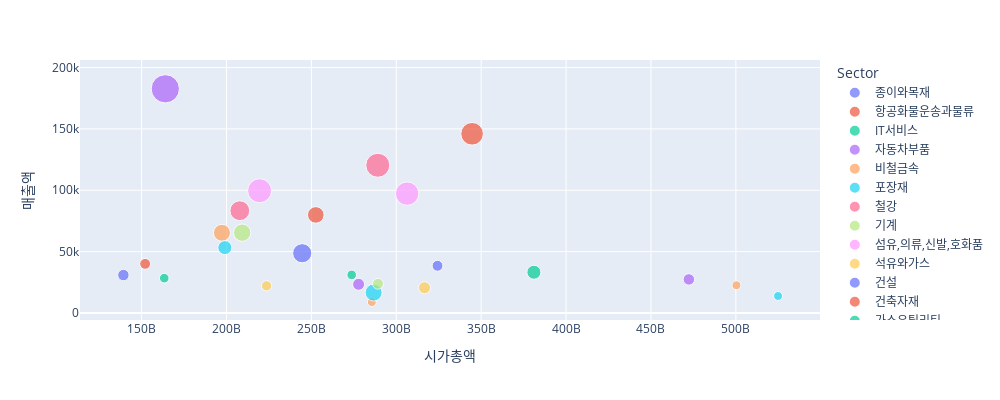

This figure's notebook cell:
### Code cell
fig = px.scatter(df_KOPSI, x='시가총액', y='매출액', hover_data=[df_KOPSI["Sector"]], color="Sector", size="count", width=1000, height=400)
fig.show()

### Figure 1 — Plotly figure (JSON) as saved in the notebook; plotly's stock layout.template omitted (floating-point values rounded to 4 significant figures)
{"data": [{"customdata": [["종이와목재"]], "hovertemplate": "Sector=%{customdata[0]}<br>시가총액=%{x}<br>매출액=%{y}<br>count=%{marker.size}<extra></extra>", "legendgroup": "종이와목재", "marker": {"color": "#636efa", "size": [10], "sizemode": "area", "sizeref": 0.1525, "symbol": "circle"}, "mode": "markers", "name": "종이와목재", "orientation": "v", "showlegend": true, "type": "scatter", "x": [139300000000.0], "xaxis": "x", "y": [30880], "yaxis": "y"}, {"customdata": [["항공화물운송과물류"]], "hovertemplate": "Sector=%{customdata[0]}<br>시가총액=%{x}<br>매출액=%{y}<br>count=%{marker.size}<extra></extra>", "legendgroup": "항공화물운송과물류", "marker": {"color": "#EF553B", "size": [9], "sizemode": "area", "sizeref": 0.1525, "symbol": "circle"}, "mode": "markers", "name": "항공화물운송과물류", "orientation": "v", "showlegend": true, "type": "scatter", "x": [152100000000.0], "xaxis": "x", "y": [40033], "yaxis": "y"}, {"customdata": [["IT서비스"]], "hovertemplate": "Sector=%{customdata[0]}<br>시가총액=%{x}<br>매출액=%{y}<br>count=%{marker.size}<extra></extra>", "legendgroup": "IT서비스", "marker": {"color": "#00cc96", "size": [7], "sizemode": "area", "sizeref": 0.1525, "symbol": "circle"}, "mode": "markers", "name": "IT서비스", "orientation": "v", "showlegend": true, "type": "scatter", "x": [163300000000.0], "xaxis": "x", "y": [28363], "yaxis": "y"}, {"customdata": [["자동차부품"]], "hovertemplate": "Sector=%{customdata[0]}<br>시가총액=%{x}<br>매출액=%{y}<br>count=%{marker.size}<extra></extra>", "legendgroup": "자동차부품", "marker": {"color": "#ab63fa", "size": [61], "sizemode": "area", "sizeref": 0.1525, "symbol": "circle"}, "mode": "markers", "name": "자동차부품", "orientation": "v", "showlegend": true, "type": "scatter", "x": [164000000000.0], "xaxis": "x", "y": [182689], "yaxis": "y"}, {"customdata": [["비철금속"]], "hovertemplate": "Sector=%{customdata[0]}<br>시가총액=%{x}<br>매출액=%{y}<br>count=%{marker.size}<extra></extra>", "legendgroup": "비철금속", "marker": {"color": "#FFA15A", "size": [22], "sizemode": "area", "sizeref": 0.1525, "symbol": "circle"}, "mode": "markers", "name": "비철금속", "orientation": "v", "showlegend": true, "type": "scatter", "x": [197300000000.0], "xaxis": "x", "y": [65337], "yaxis": "y"}, {"customdata": [["포장재"]], "hovertemplate": "Sector=%{customdata[0]}<br>시가총액=%{x}<br>매출액=%{y}<br>count=%{marker.size}<extra></extra>", "legendgroup": "포장재", "marker": {"color": "#19d3f3", "size": [15], "sizemode": "area", "sizeref": 0.1525, "symbol": "circle"}, "mode": "markers", "name": "포장재", "orientation": "v", "showlegend": true, "type": "scatter", "x": [199000000000.0], "xaxis": "x", "y": [53263], "yaxis": "y"}, {"customdata": [["철강"]], "hovertemplate": "Sector=%{customdata[0]}<br>시가총액=%{x}<br>매출액=%{y}<br>count=%{marker.size}<extra></extra>", "legendgroup": "철강", "marker": {"color": "#FF6692", "size": [30], "sizemode": "area", "sizeref": 0.1525, "symbol": "circle"}, "mode": "markers", "name": "철강", "orientation": "v", "showlegend": true, "type": "scatter", "x": [207800000000.0], "xaxis": "x", "y": [83362], "yaxis": "y"}, {"customdata": [["기계"]], "hovertemplate": "Sector=%{customdata[0]}<br>시가총액=%{x}<br>매출액=%{y}<br>count=%{marker.size}<extra></extra>", "legendgroup": "기계", "marker": {"color": "#B6E880", "size": [23], "sizemode": "area", "sizeref": 0.1525, "symbol": "circle"}, "mode": "markers", "name": "기계", "orientation": "v", "showlegend": true, "type": "scatter", "x": [209200000000.0], "xaxis": "x", "y": [65448], "yaxis": "y"}, {"customdata": [["섬유,의류,신발,호화품"]], "hovertemplate": "Sector=%{customdata[0]}<br>시가총액=%{x}<br>매출액=%{y}<br>count=%{marker.size}<extra></extra>", "legendgroup": "섬유,의류,신발,호화품", "marker": {"color": "#FF97FF", "size": [44], "sizemode": "area", "sizeref": 0.1525, "symbol": "circle"}, "mode": "markers", "name": "섬유,의류,신발,호화품", "orientation": "v", "showlegend": true, "type": "scatter", "x": [219500000000.0], "xaxis": "x", "y": [99636], "yaxis": "y"}, {"customdata": [["석유와가스"]], "hovertemplate": "Sector=%{customdata[0]}<br>시가총액=%{x}<br>매출액=%{y}<br>count=%{marker.size}<extra></extra>", "legendgroup": "석유와가스", "marker": {"color": "#FECB52", "size": [8], "sizemode": "area", "sizeref": 0.1525, "symbol": "circle"}, "mode": "markers", "name": "석유와가스", "orientation": "v", "showlegend": true, "type": "scatter", "x": [223626658917], "xaxis": "x", "y": [22165], "yaxis": "y"}, {"customdata": [["건설"]], "hovertemplate": "Sector=%{customdata[0]}<br>시가총액=%{x}<br>매출액=%{y}<br>count=%{marker.size}<extra></extra>", "legendgroup": "건설", "marker": {"color": "#636efa", "size": [28], "sizemode": "area", "sizeref": 0.1525, "symbol": "circle"}, "mode": "markers", "name": "건설", "orientation": "v", "showlegend": true, "type": "scatter", "x": [244600000000.0], "xaxis": "x", "y": [48700], "yaxis": "y"}, {"customdata": [["건축자재"]], "hovertemplate": "Sector=%{customdata[0]}<br>시가총액=%{x}<br>매출액=%{y}<br>count=%{marker.size}<extra></extra>", "legendgroup": "건축자재", "marker": {"color": "#EF553B", "size": [21], "sizemode": "area", "sizeref": 0.1525, "symbol": "circle"}, "mode": "markers", "name": "건축자재", "orientation": "v", "showlegend": true, "type": "scatter", "x": [252600000000.0], "xaxis": "x", "y": [79901], "yaxis": "y"}, {"customdata": [["가스유틸리티"]], "hovertemplate": "Sector=%{customdata[0]}<br>시가총액=%{x}<br>매출액=%{y}<br>count=%{marker.size}<extra></extra>", "legendgroup": "가스유틸리티", "marker": {"color": "#00cc96", "size": [7], "sizemode": "area", "sizeref": 0.1525, "symbol": "circle"}, "mode": "markers", "name": "가스유틸리티", "orientation": "v", "showlegend": true, "type": "scatter", "x": [273700000000.0], "xaxis": "x", "y": [31031], "yaxis": "y"}, {"customdata": [["전자장비와기기"]], "hovertemplate": "Sector=%{customdata[0]}<br>시가총액=%{x}<br>매출액=%{y}<br>count=%{marker.size}<extra></extra>", "legendgroup": "전자장비와기기", "marker": {"color": "#ab63fa", "size": [11], "sizemode": "area", "sizeref": 0.1525, "symbol": "circle"}, "mode": "markers", "name": "전자장비와기기", "orientation": "v", "showlegend": true, "type": "scatter", "x": [277800000000.0], "xaxis": "x", "y": [23373], "yaxis": "y"}, {"customdata": [["가구"]], "hovertemplate": "Sector=%{customdata[0]}<br>시가총액=%{x}<br>매출액=%{y}<br>count=%{marker.size}<extra></extra>", "legendgroup": "가구", "marker": {"color": "#FFA15A", "size": [6], "sizemode": "area", "sizeref": 0.1525, "symbol": "circle"}, "mode": "markers", "name": "가구", "orientation": "v", "showlegend": true, "type": "scatter", "x": [285600000000.0], "xaxis": "x", "y": [8910], "yaxis": "y"}, {"customdata": [["부동산"]], "hovertemplate": "Sector=%{customdata[0]}<br>시가총액=%{x}<br>매출액=%{y}<br>count=%{marker.size}<extra></extra>", "legendgroup": "부동산", "marker": {"color": "#19d3f3", "size": [22], "sizemode": "area", "sizeref": 0.1525, "symbol": "circle"}, "mode": "markers", "name": "부동산", "orientation": "v", "showlegend": true, "type": "scatter", "x": [286700000000.0], "xaxis": "x", "y": [16632], "yaxis": "y"}, {"customdata": [["화학"]], "hovertemplate": "Sector=%{customdata[0]}<br>시가총액=%{x}<br>매출액=%{y}<br>count=%{marker.size}<extra></extra>", "legendgroup": "화학", "marker": {"color": "#FF6692", "size": [44], "sizemode": "area", "sizeref": 0.1525, "symbol": "circle"}, "mode": "markers", "name": "화학", "orientation": "v", "showlegend": true, "type": "scatter", "x": [289100000000.0], "xaxis": "x", "y": [120380], "yaxis": "y"}, {"customdata": [["전기장비"]], "hovertemplate": "Sector=%{customdata[0]}<br>시가총액=%{x}<br>매출액=%{y}<br>count=%{marker.size}<extra></extra>", "legendgroup": "전기장비", "marker": {"color": "#B6E880", "size": [9], "sizemode": "area", "sizeref": 0.1525, "symbol": "circle"}, "mode": "markers", "name": "전기장비", "orientation": "v", "showlegend": true, "type": "scatter", "x": [289200000000.0], "xaxis": "x", "y": [23784], "yaxis": "y"}, {"customdata": [["식품"]], "hovertemplate": "Sector=%{customdata[0]}<br>시가총액=%{x}<br>매출액=%{y}<br>count=%{marker.size}<extra></extra>", "legendgroup": "식품", "marker": {"color": "#FF97FF", "size": [42], "sizemode": "area", "sizeref": 0.1525, "symbol": "circle"}, "mode": "markers", "name": "식품", "orientation": "v", "showlegend": true, "type": "scatter", "x": [306400000000.0], "xaxis": "x", "y": [97273], "yaxis": "y"}, {"customdata": [["화장품"]], "hovertemplate": "Sector=%{customdata[0]}<br>시가총액=%{x}<br>매출액=%{y}<br>count=%{marker.size}<extra></extra>", "legendgroup": "화장품", "marker": {"color": "#FECB52", "size": [11], "sizemode": "area", "sizeref": 0.1525, "symbol": "circle"}, "mode": "markers", "name": "화장품", "orientation": "v", "showlegend": true, "type": "scatter", "x": [316600000000.0], "xaxis": "x", "y": [20576], "yaxis": "y"}, {"customdata": [["반도체와반도체장비"]], "hovertemplate": "Sector=%{customdata[0]}<br>시가총액=%{x}<br>매출액=%{y}<br>count=%{marker.size}<extra></extra>", "legendgroup": "반도체와반도체장비", "marker": {"color": "#636efa", "size": [9], "sizemode": "area", "sizeref": 0.1525, "symbol": "circle"}, "mode": "markers", "name": "반도체와반도체장비", "orientation": "v", "showlegend": true, "type": "scatter", "x": [324300000000.0], "xaxis": "x", "y": [38460], "yaxis": "y"}, {"customdata": [["제약"]], "hovertemplate": "Sector=%{customdata[0]}<br>시가총액=%{x}<br>매출액=%{y}<br>count=%{marker.size}<extra></extra>", "legendgroup": "제약", "marker": {"color": "#EF553B", "size": [39], "sizemode": "area", "sizeref": 0.1525, "symbol": "circle"}, "mode": "markers", "name": "제약", "orientation": "v", "showlegend": true, "type": "scatter", "x": [344600000000.0], "xaxis": "x", "y": [146034], "yaxis": "y"}, {"customdata": [["증권"]], "hovertemplate": "Sector=%{customdata[0]}<br>시가총액=%{x}<br>매출액=%{y}<br>count=%{marker.size}<extra></extra>", "legendgroup": "증권", "marker": {"color": "#00cc96", "size": [15], "sizemode": "area", "sizeref": 0.1525, "symbol": "circle"}, "mode": "markers", "name": "증권", "orientation": "v", "showlegend": true, "type": "scatter", "x": [381000000000.0], "xaxis": "x", "y": [33195], "yaxis": "y"}, {"customdata": [["방송과엔터테인먼트"]], "hovertemplate": "Sector=%{customdata[0]}<br>시가총액=%{x}<br>매출액=%{y}<br>count=%{marker.size}<extra></extra>", "legendgroup": "방송과엔터테인먼트", "marker": {"color": "#ab63fa", "size": [10], "sizemode": "area", "sizeref": 0.1525, "symbol": "circle"}, "mode": "markers", "name": "방송과엔터테인먼트", "orientation": "v", "showlegend": true, "type": "scatter", "x": [472306261559], "xaxis": "x", "y": [27366], "yaxis": "y"}, {"customdata": [["가정용기기와용품"]], "hovertemplate": "Sector=%{customdata[0]}<br>시가총액=%{x}<br>매출액=%{y}<br>count=%{marker.size}<extra></extra>", "legendgroup": "가정용기기와용품", "marker": {"color": "#FFA15A", "size": [6], "sizemode": "area", "sizeref": 0.1525, "symbol": "circle"}, "mode": "markers", "name": "가정용기기와용품", "orientation": "v", "showlegend": true, "type": "scatter", "x": [500300000000.0], "xaxis": "x", "y": [22587], "yaxis": "y"}, {"customdata": [["호텔,레스토랑,레저"]], "hovertemplate": "Sector=%{customdata[0]}<br>시가총액=%{x}<br>매출액=%{y}<br>count=%{marker.size}<extra></extra>", "legendgroup": "호텔,레스토랑,레저", "marker": {"color": "#19d3f3", "size": [6], "sizemode": "area", "sizeref": 0.1525, "symbol": "circle"}, "mode": "markers", "name": "호텔,레스토랑,레저", "orientation": "v", "showlegend": true, "type": "scatter", "x": [524800000000.0], "xaxis": "x", "y": [13830], "yaxis": "y"}], "layout": {"height": 400, "legend": {"itemsizing": "constant", "title": {"text": "Sector"}, "tracegroupgap": 0}, "margin": {"t": 60}, "width": 1000, "xaxis": {"anchor": "y", "domain": [0, 1], "title": {"text": "시가총액"}}, "yaxis": {"anchor": "x", "domain": [0, 1], "title": {"text": "매출액"}}}}
